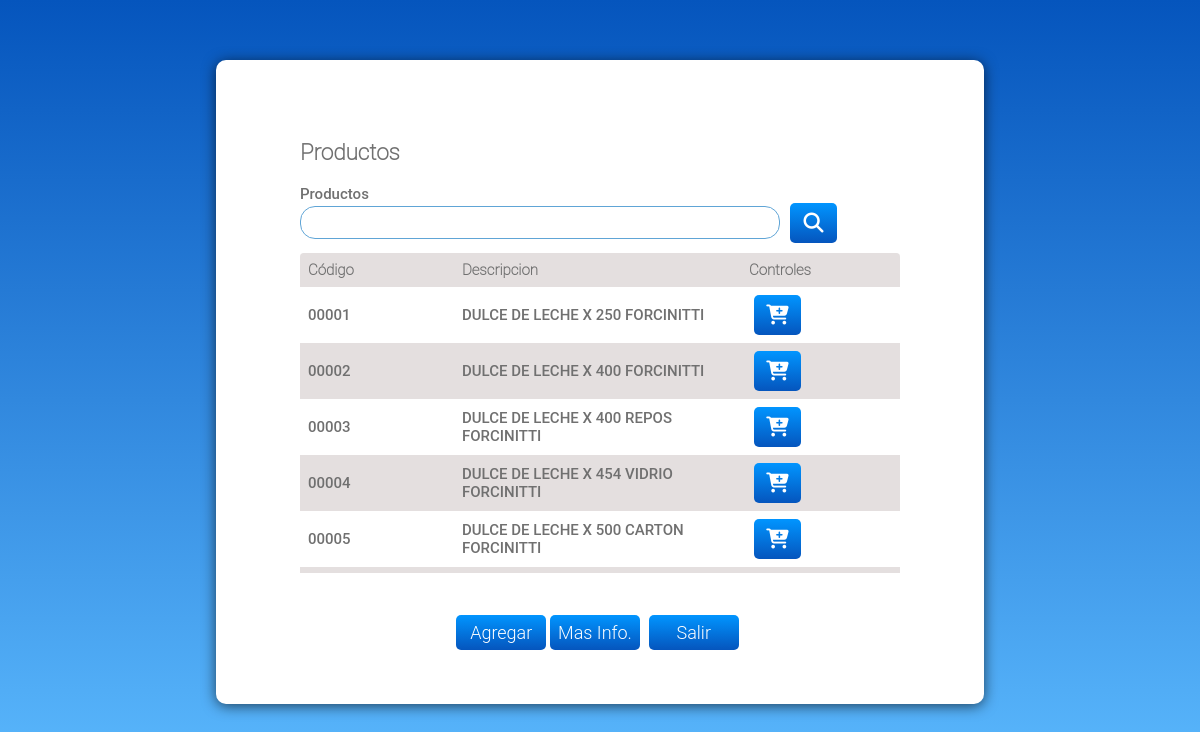
The page /productos.php on the database its author committed.
### tables this page shows
CREATE TABLE `productos` (
  `id` int(11) NOT NULL,
  `codigo` varchar(20) NOT NULL,
  `descripcion` varchar(100) NOT NULL,
  `iva` float(24,0) NOT NULL,
  `idrubro` int(11) NOT NULL,
  `idsubrubro` int(11) NOT NULL,
  `cantbulto` varchar(100) DEFAULT NULL,
  `observaciones` longtext DEFAULT NULL,
  `estado` tinyint(4) NOT NULL,
  `stockmin` int(11) NOT NULL DEFAULT 0,
  `cant_vendida` decimal(18,4) NOT NULL DEFAULT 0.0000,
  `cant_comprada` decimal(18,4) NOT NULL DEFAULT 0.0000,
  `pctcomision` float(24,0) NOT NULL DEFAULT 0,
  `idmedida` int(11) NOT NULL DEFAULT 0,
  `total_comprado` decimal(19,4) NOT NULL DEFAULT 0.0000,
  `total_vendido` decimal(19,4) NOT NULL DEFAULT 0.0000,
  `preciomayorista` decimal(19,4) NOT NULL DEFAULT 0.0000,
  `preciominorista` decimal(19,4) NOT NULL DEFAULT 0.0000,
  `preciomasivo` decimal(19,4) NOT NULL DEFAULT 0.0000,
  `codigobarra` varchar(150) NOT NULL DEFAULT ''
);

### productos.php (the view, shortened to what this page needs)
<?php
    require ('database.php');
    $conecta = mysqli_connect($server, $nombre, $password, $database);
    mysqli_select_db($conecta, $database) or die ('Error al conectar');
    mysqli_set_charset($conecta, 'utf8');
    $buscar = $_POST['search'];
    $destino = 'pedidos';
    $preparado = '';
    $id = '';
    $vendedor = '';
    $tipo = '';
?>
<!DOCTYPE html>
<html lang="es">
<head>
    <link rel="stylesheet" href="<?php echo SERVERURL;?>assets/styles/lista.css">
    <link rel="stylesheet" href="https://cdnjs.cloudflare.com/ajax/libs/animate.css/4.0.0/animate.min.css">
</head>
<body>
    <div class="contenido-productos">
        <main class="contenido">
            <header class="titulo">
                <h2>Productos</h2>
            </header>
            <form method="POST" action="<?php echo SERVERURL;?>productos/<?php echo $vendedor;?>/<?php echo $preparado;?>/<?php echo $id;?>/<?php echo $tipo;?>">
                <span class="animate__animated animate__fadeIn">Productos</span>
                <div class="productos animate__animated animate__fadeIn">
                    <input class="text efecto" type="search" name="search" value="<?php echo $buscar;?>">
                    <button class="boton-buscar fas fa-search efecto-botones" type="submit"></button>
                </div>
                <div class="tabla-lista animate__animated animate__fadeIn animate__delay-1s animacion2">
                    <table>
                        <tr>
                            <th>Código</th>
                            <th>Descripcion</th>
                            <th>Controles</th>
                        </tr>
                        <?php
                            if($buscar == '')
                            {
                                $sql="SELECT * FROM productos";
                                $resultado = mysqli_query($conecta, $sql);
                                while($filas = mysqli_fetch_array($resultado, MYSQLI_ASSOC))
                                {
                        ?>
                                    <tr>
                                        <td>
                                            <?php echo $filas['codigo'];?>
                                        </td>
                                        <td class="td-descripcion">
                                            <?php echo $filas['descripcion'];?>
                                        </td>
                                        <td>
                                            <a href="<?php echo SERVERURL; echo $destino;?>/<?php echo $vendedor;?>/producto/<?php echo $filas['id'];?>/<?php echo $id;?>/<?php echo $tipo;?>">
                                                <button class="fas fa-cart-plus boton-controles efecto-botones" type="button"></button>
                                            </a>
                                        </td>
                                    </tr>
                        <?php
                                }
                            }
                        ?>
                    </table>
                </div>
                <div class="botones">
                    <input class="efecto-botones animate__animated animate__fadeIn animate__delay-1s animacion3" type="submit" value="Agregar" disabled>
                    <input class="efecto-botones animate__animated animate__fadeIn animate__delay-1s animacion4" type="submit" value="Mas Info." disabled>
                    <a href="<?php echo SERVERURL; echo $destino; ?>/<?php echo $vendedor;?>/<?php echo $id?>/<?php echo $tipo;?>">
                        <input class="efecto-botones animate__animated animate__fadeIn animate__delay-1s animacion5" type="button" value="Salir">
                    </a>
                </div>
            </form>
        </main>
    </div>
</body>
</html>

### assets/styles/lista.css (style rules this page uses)
body { margin: 0; font-family: 'Roboto Medium', 'Segoe UI', Tahoma, Geneva, Verdana, sans-serif; color: #707070; font-size: 15px; }
.contenido { padding: 7%; }
table { border-radius: 0.25em; border-collapse: collapse; width: 100%; background:#e4dfdf; color: #707070; }
.titulo h2, th { font-family: 'Roboto thin', 'Segoe UI', Tahoma, Geneva, Verdana, sans-serif; }
.titulo { margin-bottom: 20px; }
.productos, .pedido { display: flex; align-items: center; margin-bottom: 10px; }
.text { border-radius: 15px; border-color: #60a5d6; border-style: solid; border-width: 1px; font-size: 15px; height: 2.2em; padding: 5px 10px; width: 80%; color: #707070; outline: 0; }
input[type="submit"] { font-size: 15px; width: 60px; }
.boton-buscar, .boton-controles { font-family: "Font Awesome 5 Free"; background: linear-gradient(180deg,#0195ff 0%, #0555bd 100%); border: 0; padding: 0; border-radius: 5px; color: white; font-size: 20px; height: 40px; width: 47px; font-family: 'Roboto light', 'Segoe UI', Tahoma, Geneva, Verdana, sans-serif; outline: 0; }
.boton-buscar { margin-left: 10px; }
td, th { text-align: left; padding: 8px; }
.td-descripcion { max-width: 125px; }
tr:nth-child(even) { color: #707070; background-color: #ffffff; }
.botones { position: fixed; justify-content: space-between; padding: 10px 0 20px 0; left: 0; bottom: 0; width: 100%; color: white; text-align: center; background-color: white; }
.botones input { background: linear-gradient(180deg,#0195ff 0%, #0555bd 100%); border: 0; border-radius: 5px; color: white; font-size: 18px; height: 35px; width: 90px; font-family: 'Roboto light', 'Segoe UI', Tahoma, Geneva, Verdana, sans-serif; outline: 0; }
a { text-decoration: dashed; padding: 0 5px; }
.animacion2 { --animate-delay: 0.25s; }
.animacion3 { --animate-delay: 0.50s; }
.animacion4 { --animate-delay: 0.75s; }
.animacion5 { --animate-delay: 1s; }
.tabla-lista { height: 320px; overflow-x: hidden; }
@media screen and (min-width: 760px) { .contenido-productos { display: flex; justify-content: center; } }
@media screen and (min-width: 760px) { html { height: 100%; } }
@media screen and (min-width: 760px) { body { background: linear-gradient(#0555bd, #5dbbff); } }
@media screen and (min-width: 760px) { .contenido { width: 600px; margin-top: 10%; padding-top: 5%; background-color: white; border-radius: 10px; box-shadow: 0px 2px 14px 0px #000000a1; height: calc(100vh - 300px); } }
@media screen and (min-width: 760px) { .botones { background-color: transparent; padding-bottom: 150px; } }
@media screen and (min-width: 1060px) { .contenido { margin-top: 5%; } }

### rows shown on the page
productos: codigo "00001", descripcion "DULCE DE LECHE X 250 FORCINITTI"
productos: codigo "00002", descripcion "DULCE DE LECHE X 400 FORCINITTI"
productos: codigo "00003", descripcion "DULCE DE LECHE X 400 REPOS FORCINITTI"
productos: codigo "00004", descripcion "DULCE DE LECHE X 454 VIDRIO FORCINITTI"
productos: codigo "00005", descripcion "DULCE DE LECHE X 500 CARTON FORCINITTI"
